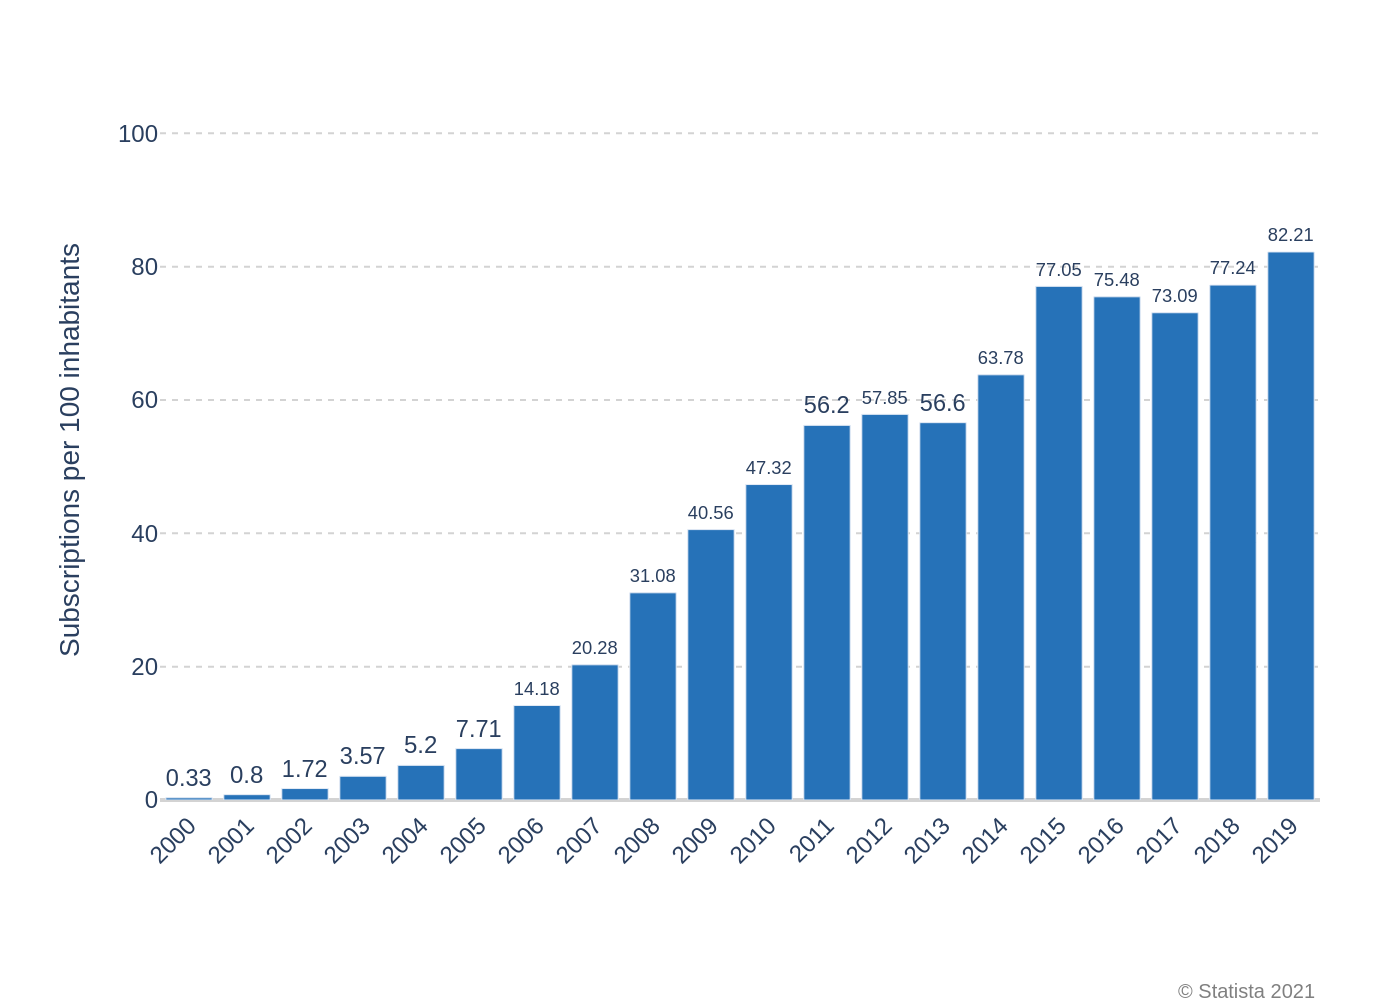

Python code for this plot:
import sys
import json
import plotly.graph_objects as go

# Ensure a JSON file path is provided as a command-line argument
if len(sys.argv) != 2:
    print("Usage: python generate_chart.py <json_file_path>")
    sys.exit(1)

json_file_path = sys.argv[1]

# Read data from the specified JSON file
try:
    with open(json_file_path, 'r', encoding='utf-8') as f:
        chart_config = json.load(f)
except FileNotFoundError:
    print(f"Error: The file '{json_file_path}' was not found.")
    sys.exit(1)
except json.JSONDecodeError:
    print(f"Error: Could not decode JSON from the file '{json_file_path}'.")
    sys.exit(1)

# Extract data, texts, and colors from the loaded JSON
chart_data = chart_config.get('chart_data', [])
texts = chart_config.get('texts', {})
colors = chart_config.get('colors', [])

# Prepare data for Plotly
x_values = [item['x'] for item in chart_data]
y_values = [item['y'] for item in chart_data]

# Create the figure object
fig = go.Figure()

# Add the bar trace
fig.add_trace(go.Bar(
    x=x_values,
    y=y_values,
    text=y_values,
    textposition='outside',
    texttemplate='%{text}',
    marker_color=colors[0] if colors else None,
    cliponaxis=False # Allows text to render outside the plot area
))

# Update layout for a clean, professional look
fig.update_layout(
    font=dict(family="Arial", size=12),
    plot_bgcolor='white',
    paper_bgcolor='white',
    showlegend=False,
    margin=dict(l=80, r=40, t=50, b=100),
    xaxis=dict(
        title_text=texts.get('x_axis_title'),
        tickvals=x_values,
        tickangle=-45,
        showline=True,
        linewidth=1,
        linecolor='lightgray',
        gridcolor='white'
    ),
    yaxis=dict(
        title_text=texts.get('y_axis_title'),
        range=[0, 105], # Provides space for text above the highest bar
        showline=False,
        gridcolor='lightgray',
        griddash='dot',
        zeroline=True,
        zerolinecolor='lightgray'
    )
)

# Add source annotation
if texts.get('source'):
    fig.add_annotation(
        text=texts['source'],
        xref="paper", yref="paper",
        x=1, y=-0.25,
        showarrow=False,
        xanchor='right',
        yanchor='top',
        font=dict(size=10, color='grey')
    )

# Determine the output filename from the input JSON path
if json_file_path.endswith('.json'):
    output_filename = json_file_path[:-5] + '.png'
else:
    output_filename = json_file_path + '.png'

# Save the figure to a PNG file
fig.write_image(output_filename, scale=2)

print(f"Chart saved to {output_filename}")
